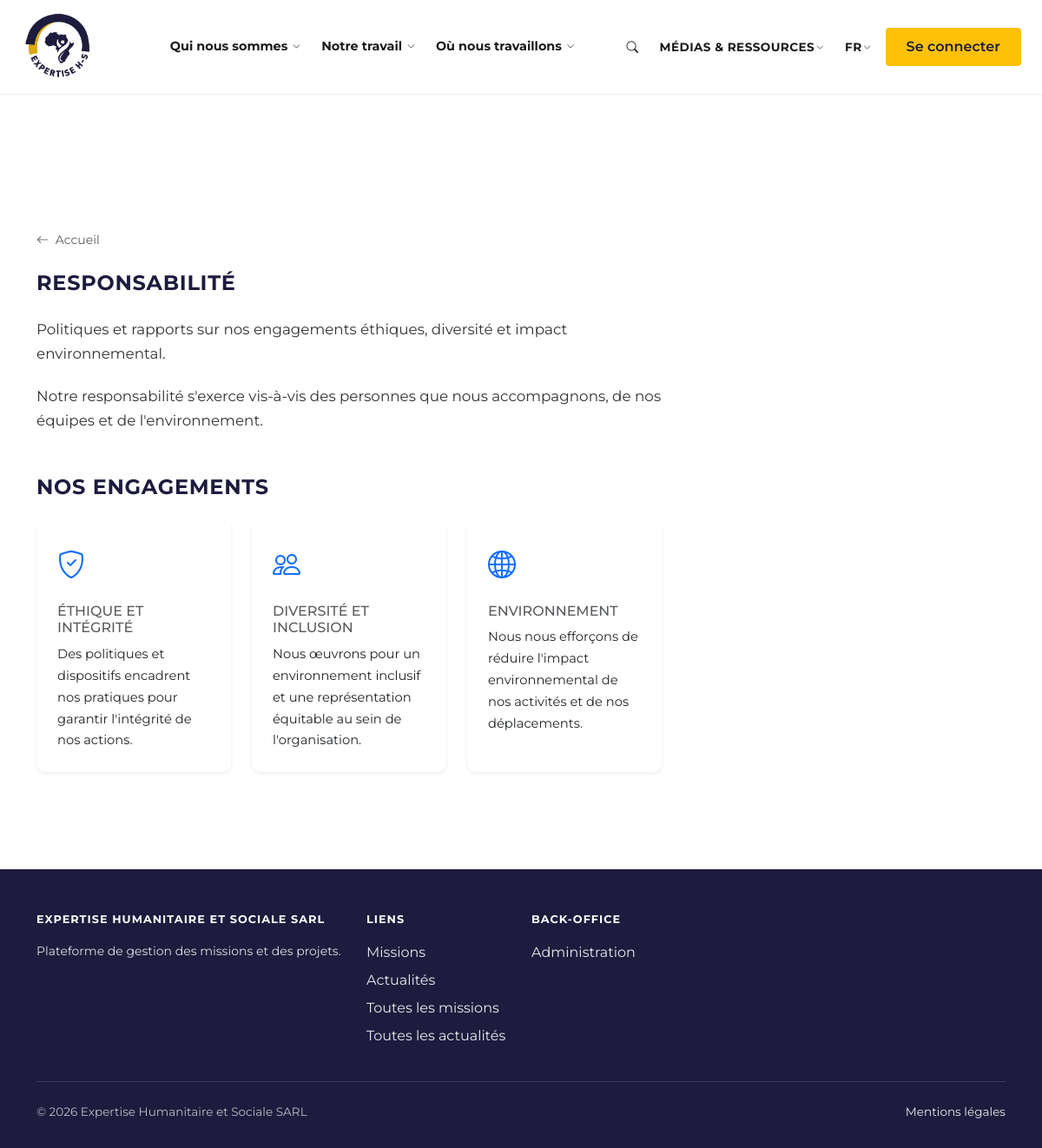
Screenshot of /responsibility.php with the database file from the repository.
### tables this page shows
CREATE TABLE IF NOT EXISTS `responsibility_page` (
  `id` INT UNSIGNED NOT NULL AUTO_INCREMENT,
  `organisation_id` INT UNSIGNED DEFAULT NULL COMMENT 'NULL = contenu par défaut',
  `intro_block1` TEXT DEFAULT NULL,
  `intro_block2` TEXT DEFAULT NULL,
  `created_at` TIMESTAMP DEFAULT CURRENT_TIMESTAMP,
  `updated_at` TIMESTAMP DEFAULT CURRENT_TIMESTAMP ON UPDATE CURRENT_TIMESTAMP,
  PRIMARY KEY (`id`),
  UNIQUE KEY `uk_responsibility_page_organisation` (`organisation_id`),
  CONSTRAINT `fk_responsibility_page_organisation` FOREIGN KEY (`organisation_id`) REFERENCES `organisation` (`id`) ON DELETE CASCADE
);

CREATE TABLE IF NOT EXISTS `responsibility_commitment` (
  `id` INT UNSIGNED NOT NULL AUTO_INCREMENT,
  `organisation_id` INT UNSIGNED DEFAULT NULL COMMENT 'NULL = global',
  `title` VARCHAR(255) NOT NULL,
  `description` TEXT DEFAULT NULL,
  `icon` VARCHAR(100) DEFAULT NULL COMMENT 'Bootstrap Icons class e.g. bi-shield-check',
  `sort_order` INT NOT NULL DEFAULT 0,
  `created_at` TIMESTAMP DEFAULT CURRENT_TIMESTAMP,
  `updated_at` TIMESTAMP DEFAULT CURRENT_TIMESTAMP ON UPDATE CURRENT_TIMESTAMP,
  PRIMARY KEY (`id`),
  KEY `idx_responsibility_commitment_organisation` (`organisation_id`),
  CONSTRAINT `fk_responsibility_commitment_organisation` FOREIGN KEY (`organisation_id`) REFERENCES `organisation` (`id`) ON DELETE CASCADE
);

CREATE TABLE IF NOT EXISTS `organisation` (
  `id` INT UNSIGNED NOT NULL AUTO_INCREMENT,
  `name` VARCHAR(255) NOT NULL,
  `code` VARCHAR(50) DEFAULT NULL,
  `description` TEXT,
  `address` TEXT,
  `phone` VARCHAR(50),
  `email` VARCHAR(255),
  `website` VARCHAR(255),
  `postal_code` VARCHAR(20) DEFAULT NULL COMMENT 'Code postal',
  `city` VARCHAR(100) DEFAULT NULL COMMENT 'Ville',
  `country` VARCHAR(100) DEFAULT NULL COMMENT 'Pays',
  `rccm` VARCHAR(50) DEFAULT NULL COMMENT 'RCCM – Registre de Commerce et de Crédit Mobilier',
  `nif` VARCHAR(50) DEFAULT NULL COMMENT 'NIF – Numéro d''Identification Fiscal (DGI)',
  `sector` VARCHAR(150) DEFAULT NULL COMMENT 'Secteur d''activité',
  `notes` TEXT DEFAULT NULL COMMENT 'Notes internes',
  `logo` VARCHAR(500) DEFAULT NULL COMMENT 'Logo de l''organisation',
  `cover_image` VARCHAR(500) DEFAULT NULL COMMENT 'Photo de couverture (bannière)',
  `facebook_url` VARCHAR(500) DEFAULT NULL COMMENT 'Facebook',
  `linkedin_url` VARCHAR(500) DEFAULT NULL COMMENT 'LinkedIn',
  `twitter_url` VARCHAR(500) DEFAULT NULL COMMENT 'Twitter / X',
  `instagram_url` VARCHAR(500) DEFAULT NULL COMMENT 'Instagram',
  `youtube_url` VARCHAR(500) DEFAULT NULL COMMENT 'YouTube',
  `is_active` TINYINT(1) NOT NULL DEFAULT 1,
  `created_at` TIMESTAMP DEFAULT CURRENT_TIMESTAMP,
  `updated_at` TIMESTAMP DEFAULT CURRENT_TIMESTAMP ON UPDATE CURRENT_TIMESTAMP,
  PRIMARY KEY (`id`),
  UNIQUE KEY `uk_organisation_code` (`code`)
);

### inc/page-static.php (called while the page is built, shortened)
<?php
require __DIR__ . '/head.php';
require __DIR__ . '/header.php';

### responsibility.php (the view, shortened to what this page needs)
<?php
$scriptDir = dirname($_SERVER['SCRIPT_NAME'] ?? '/');
$baseUrl = ($scriptDir === '/' || $scriptDir === '\\') ? '' : rtrim($scriptDir, '/') . '/';
$organisation = null;
$responsibilityPage = null;
$commitments = [];
require_once __DIR__ . '/inc/db.php';
if ($pdo) {
    $stmt = $pdo->query("SELECT id, name, code, description FROM organisation WHERE is_active = 1 LIMIT 1");
    if ($row = $stmt->fetch()) $organisation = $row;
    $orgId = $organisation ? (int) $organisation->id : null;
    try {
        $stmt = $pdo->prepare("SELECT id, intro_block1, intro_block2 FROM responsibility_page WHERE organisation_id = ? OR organisation_id IS NULL ORDER BY organisation_id IS NULL ASC LIMIT 1");
        $stmt->execute([$orgId]);
        $responsibilityPage = $stmt->fetch(PDO::FETCH_OBJ);
    if ($orgId !== null) {
        $stmt = $pdo->prepare("SELECT id, title, description, icon FROM responsibility_commitment WHERE organisation_id = ? ORDER BY sort_order ASC, id ASC");
        $stmt->execute([$orgId]);
        $commitments = $stmt->fetchAll(PDO::FETCH_OBJ);
    }
    if (empty($commitments)) {
        $stmt = $pdo->query("SELECT id, title, description, icon FROM responsibility_commitment WHERE organisation_id IS NULL ORDER BY sort_order ASC, id ASC");
        $commitments = $stmt ? $stmt->fetchAll(PDO::FETCH_OBJ) : [];
    }
    } catch (PDOException $e) {
        $responsibilityPage = null;
        $commitments = [];
    }
}
require_once __DIR__ . '/inc/page-static.php';
?>
    <section class="py-5 page-content responsibility-page">
        <div class="container">
            <nav aria-label="Fil d'Ariane" class="mb-4">
                <a href="<?= htmlspecialchars($baseUrl) ?>index.php" class="text-muted text-decoration-none small"><i class="bi bi-arrow-left me-1"></i> Accueil</a>
            </nav>
            <h1 class="section-heading mb-4">Responsabilité</h1>
            <div class="content-prose mb-5">
                <?php if ($responsibilityPage && (trim($responsibilityPage->intro_block1 ?? '') !== '' || trim($responsibilityPage->intro_block2 ?? '') !== '')): ?>
                    <?php if (trim($responsibilityPage->intro_block1 ?? '') !== ''): ?>
                    <p><?= nl2br(htmlspecialchars($responsibilityPage->intro_block1)) ?></p>
                    <?php endif; ?>
                    <?php if (trim($responsibilityPage->intro_block2 ?? '') !== ''): ?>
                    <p><?= nl2br(htmlspecialchars($responsibilityPage->intro_block2)) ?></p>
                    <?php endif; ?>
                <?php else: ?>
                    <p>Politiques et rapports sur nos engagements éthiques, diversité et impact environnemental.</p>
                    <p>Notre responsabilité s'exerce vis-à-vis des personnes que nous accompagnons, de nos équipes et de l'environnement.</p>
                <?php endif; ?>
            </div>
            <section class="responsibility-commitments content-prose" aria-labelledby="responsibility-commitments-heading">
                <h2 id="responsibility-commitments-heading" class="section-heading mb-4">Nos engagements</h2>
                <div class="row g-4">
                    <?php
                    $defaultIcon = 'bi-file-earmark';
                    if (!empty($commitments)):
                        foreach ($commitments as $commitment):
                            $iconClass = !empty($commitment->icon) ? $commitment->icon : $defaultIcon;
                    ?>
                    <div class="col-md-4">
                        <div class="card border-0 h-100 shadow-sm responsibility-commitment-card">
                            <div class="card-body p-4">
                                <div class="responsibility-commitment-icon mb-3"><i class="bi <?= htmlspecialchars($iconClass) ?> text-primary"></i></div>
                                <h3 class="h6 text-uppercase text-muted mb-2"><?= htmlspecialchars($commitment->title) ?></h3>
                                <p class="mb-0 small"><?= nl2br(htmlspecialchars($commitment->description ?? '')) ?></p>
                            </div>
                        </div>
                    </div>
                    <?php
                        endforeach;
                    else:
                    ?>
                    <div class="col-12">
                        <p class="text-muted">Aucun engagement défini pour le moment.</p>
                    </div>
                    <?php endif; ?>
                </div>
            </section>
        </div>
    </section>
<?php require __DIR__ . '/inc/footer.php'; ?>

### inc/head.php (shortened to what this page needs)
<?php
$baseUrl = isset($baseUrl) ? $baseUrl : '';
?>
<!DOCTYPE html>
<html lang="fr">
<head>
    <link href="https://cdn.jsdelivr.net/npm/bootstrap@5.3.2/dist/css/bootstrap.min.css" rel="stylesheet">
    <link href="https://cdn.jsdelivr.net/npm/bootstrap-icons@1.11.1/font/bootstrap-icons.css" rel="stylesheet">
    <link href="<?= $baseUrl ?>inc/style.css" rel="stylesheet">
</head>

### inc/header.php (shortened to what this page needs)
<body>
    <header class="site-header">
        <?php require __DIR__ . '/navbar.php'; ?>
    </header>

### inc/navbar.php (shortened to what this page needs)
<nav class="navbar navbar-expand-lg navbar-main navbar-light">
    <div class="container">
        <a class="navbar-brand" href="<?= $baseUrl ?>index.php">
            <img src="<?= $baseUrl ?>assets/images/logo.jpg"
                alt="<?= $organisation ? htmlspecialchars($organisation->name) : 'EXPERTISE' ?>">
        </a>
        <div class="collapse navbar-collapse" id="navbarMain">
            <ul class="navbar-nav nav-center mb-2 mb-lg-0">
                <li class="nav-item">
                    <a class="nav-link nav-mega-trigger" href="<?= $baseUrl ?>about.php" data-mega="mega-about"><span class="nav-link-text">Qui nous sommes</span><i class="bi bi-chevron-down nav-link-icon" aria-hidden="true"></i></a>
                </li>
                <li class="nav-item">
                    <a class="nav-link nav-mega-trigger" href="<?= $baseUrl ?>missions.php" data-mega="mega-what"><span class="nav-link-text">Notre travail</span><i class="bi bi-chevron-down nav-link-icon" aria-hidden="true"></i></a>
                </li>
                <li class="nav-item">
                    <a class="nav-link nav-mega-trigger" href="<?= $baseUrl ?>where-we-work.php" data-mega="mega-where"><span class="nav-link-text">Où nous travaillons</span><i class="bi bi-chevron-down nav-link-icon" aria-hidden="true"></i></a>
                </li>
            </ul>
            <div class="navbar-nav nav-right ms-auto">
                <a class="nav-link" href="#" aria-label="Recherche"><i class="bi bi-search"></i></a>
                <a class="nav-link d-none d-lg-inline" href="<?= $baseUrl ?>media-resources.php"><span class="nav-link-text">Médias &amp; ressources</span><i class="bi bi-chevron-down nav-link-icon small" aria-hidden="true"></i></a>
                <span class="nav-link d-none d-lg-inline" style="cursor:pointer;"><span
                        class="nav-link-text">FR</span><i class="bi bi-chevron-down nav-link-icon small"
                        aria-hidden="true"></i></span>
                                <?php if (isset($_SESSION['admin_email'])): ?>
                    <a class="btn btn-read-more" href="<?= $baseUrl ?>admin/">Dashboard</a>
                <?php else: ?>
                    <a class="btn btn-read-more" href="<?= $baseUrl ?>admin/login.php">Se connecter</a>
                <?php endif; ?>
            </div>
        </div>
    </div>
</nav>

### inc/footer.php (shortened to what this page needs)
    <footer class="site-footer">
        <div class="container">
            <div class="row g-4">
                <div class="col-md-4">
                    <p class="footer-title"><?= $organisation ? htmlspecialchars($organisation->name) : 'Expertise' ?></p>
                    <p class="mb-0 small">Plateforme de gestion des missions et des projets.</p>
                </div>
                <div class="col-md-2">
                    <p class="footer-title">Liens</p>
                    <ul class="footer-links">
                        <li><a href="<?= $baseUrl ?>index.php#missions">Missions</a></li>
                        <li><a href="<?= $baseUrl ?>index.php#actualites">Actualités</a></li>
                        <li><a href="<?= $baseUrl ?>missions.php">Toutes les missions</a></li>
                        <li><a href="<?= $baseUrl ?>news.php">Toutes les actualités</a></li>
                    </ul>
                </div>
                <div class="col-md-2">
                    <p class="footer-title">Back-office</p>
                    <ul class="footer-links">
                        <li><a href="<?= $baseUrl ?>admin/">Administration</a></li>
                    </ul>
                </div>
            </div>
            <div class="footer-bottom d-flex flex-wrap justify-content-between align-items-center gap-2">
                <span>&copy; <?= date('Y') ?> <?= $organisation ? htmlspecialchars($organisation->name) : 'Expertise' ?></span>
                <a href="<?= $baseUrl ?>legal-notice.php">Mentions légales</a>
            </div>
        </div>
    </footer>
</body>
</html>

### inc/style.css (style rules this page uses)
:root { --msf-red: #FFC107; --msf-yellow: #FFC107; --msf-blue-dark: #1D1C3E; --msf-dark: #1D1C3E; --pam-blue: #0071BC; --msf-dark-nav: #2d2d4e; --msf-font: "Montserrat", -apple-system, BlinkMacSystemFont, "Segoe UI", sans-serif; --msf-nav-font: "Montserrat", -apple-system, BlinkMacSystemFont, sans-serif; }
* { font-family: var(--msf-font); }
body, html { font-family: var(--msf-font); margin: 0; padding: 0; padding-top: 108px; overflow-x: hidden; }
[class^="bi-"], [class*=" bi-"] { font-family: "bootstrap-icons" !important; }
.navbar-main .nav-link [class^="bi-"], .navbar-main .nav-link [class*=" bi-"] { text-transform: none; }
.site-header { position: fixed; top: 0; left: 0; right: 0; width: 100%; max-width: 100vw; margin: 0; padding: 0; z-index: 1030; background: #fff; box-shadow: 0 1px 3px rgba(0,0,0,0.08); }
.site-header .navbar { width: 100%; margin: 0; padding: 0; }
.navbar-main { background: #fff !important; min-height: 108px; align-items: center; }
.navbar-main .container { max-width: 1200px; margin: 0 auto; padding-left: 1.5rem; padding-right: 1.5rem; display: flex; align-items: center; flex-wrap: wrap; }
.navbar-main .navbar-brand { color: var(--msf-blue-dark); font-weight: 700; letter-spacing: 0.02em; display: flex; align-items: center; padding: 0.5rem 0; margin-right: 2rem; text-decoration: none; min-height: 88px; }
.navbar-main .navbar-brand img { height: 88px; width: auto; object-fit: contain; }
.navbar-main .navbar-collapse { flex: 1; justify-content: space-between; }
.navbar-main .nav-center { display: flex; justify-content: center; gap: 0.5rem; flex: 1; }
.navbar-main .nav-right { display: flex; align-items: center; gap: 0.5rem; }
.navbar-main .nav-right .nav-link { font-size: 0.85rem; text-transform: uppercase; letter-spacing: 0.03em; }
.navbar-main .nav-link { display: inline-flex; align-items: center; flex-wrap: nowrap; gap: 0.25em; white-space: nowrap; line-height: 1.2; color: #1a1a1a !important; font-family: var(--msf-nav-font); font-size: 0.9rem; font-weight: 700; padding: 0.5rem 0.75rem; text-decoration: none; }
.navbar-main .nav-link-text { display: inline; }
.navbar-main .nav-link-icon, .navbar-main .nav-link .bi-chevron-down { display: inline-flex !important; align-items: center; justify-content: center; font-size: 0.65em; line-height: 1; opacity: 0.9; flex-shrink: 0; margin-left: 0.2em; text-transform: none; vertical-align: middle; }
.btn-read-more { background: var(--msf-yellow); color: var(--msf-blue-dark); border: none; border-radius: 4px; padding: 0.6rem 1.5rem; font-weight: 600; }
.section-heading { font-size: 1.5rem; font-weight: 700; color: var(--msf-blue-dark); margin-bottom: 1.5rem; text-transform: uppercase; letter-spacing: 0.03em; }
.site-footer { background: var(--msf-blue-dark); color: rgba(255,255,255,0.85); margin-top: 4rem; padding: 3rem 0 2rem; }
.site-footer a { color: rgba(255,255,255,0.9); text-decoration: none; }
.site-footer .footer-title { font-weight: 700; font-size: 0.8rem; text-transform: uppercase; letter-spacing: 0.08em; margin-bottom: 1rem; color: #fff; }
.site-footer .footer-links { list-style: none; padding: 0; margin: 0; }
.site-footer .footer-links li { margin-bottom: 0.5rem; }
.site-footer .footer-bottom { border-top: 1px solid rgba(255,255,255,0.15); margin-top: 2rem; padding-top: 1.5rem; font-size: 0.85rem; color: rgba(255,255,255,0.7); }
.page-content .content-prose { font-size: 1.05rem; line-height: 1.7; color: #333; max-width: 720px; }
.page-content .content-prose p { margin-bottom: 1.25rem; }
.page-content .content-prose p:last-child { margin-bottom: 0; }
.page-content .content-prose h2 { color: var(--msf-blue-dark); margin-top: 1.5rem; margin-bottom: 0.75rem; }
.responsibility-commitment-card { border-radius: 10px; transition: transform 0.2s ease, box-shadow 0.2s ease; }
.responsibility-commitment-icon { font-size: 2rem; }

### rows the page displays
responsibility_page: intro_block1 "Politiques et rapports sur nos engagements éthiques, diversité et impact environnemental.", intro_block2 "Notre responsabilité s'exerce vis-à-vis des personnes que nous accompagnons, de nos équipes et de l'environnement."
responsibility_commitment: title "ÉTHIQUE ET INTÉGRITÉ", description "Des politiques et dispositifs encadrent nos pratiques pour garantir l'intégrité de nos actions."
responsibility_commitment: title "DIVERSITÉ ET INCLUSION", description "Nous œuvrons pour un environnement inclusif et une représentation équitable au sein de l'organisation."
responsibility_commitment: title "ENVIRONNEMENT", description "Nous nous efforçons de réduire l'impact environnemental de nos activités et de nos déplacements."
organisation: name "EXPERTISE HUMANITAIRE ET SOCIALE SARL", name "Expertise Humanitaire et Sociale SARL"
